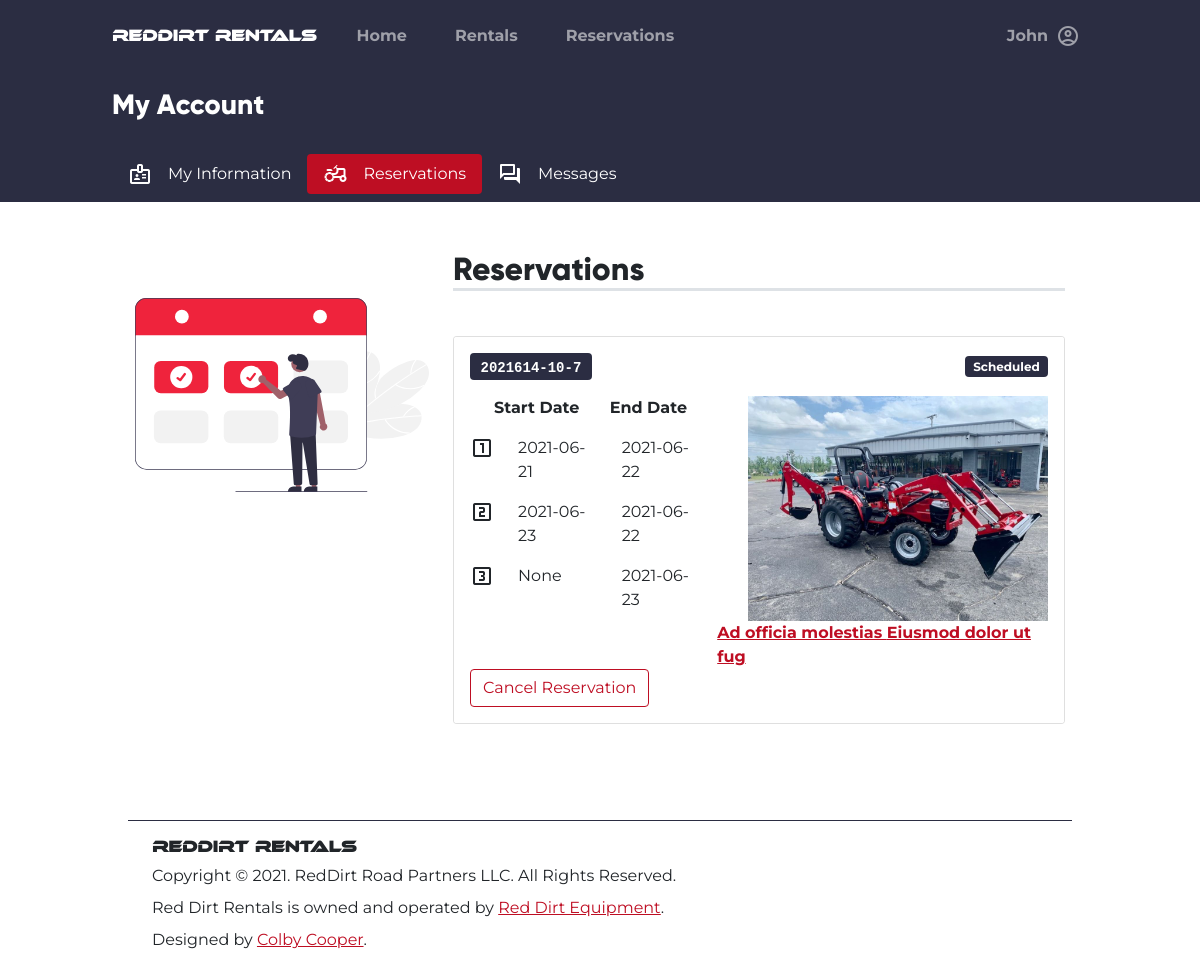
The app's page /account/reservations (signed in), older data.
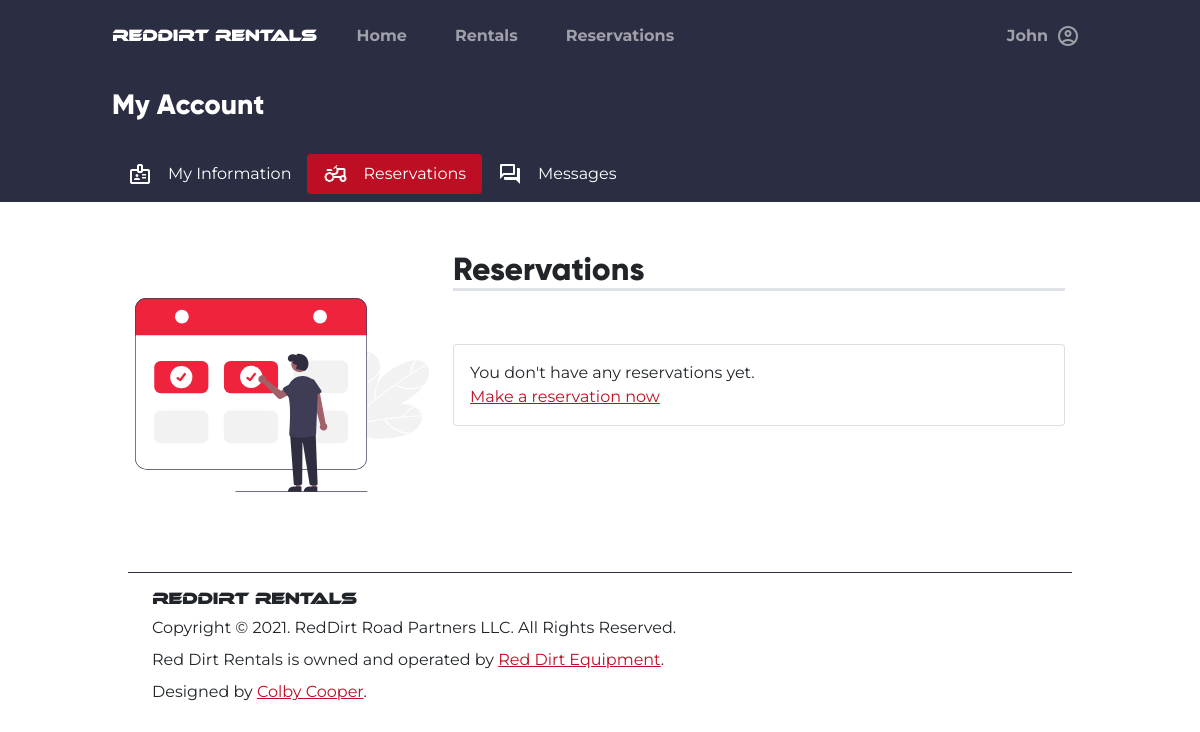
The same page, newer data.
### tables this page shows
CREATE TABLE users (
    id INTEGER PRIMARY KEY AUTOINCREMENT,
    firstname TEXT NOT NULL,
    lastname TEXT NOT NULL,
    phonenumber TEXT NOT NULL,
    email TEXT NOT NULL,
    password BLOB NOT NULL,
    groups TEXT NOT NULL,
    address TEXT NOT NULL,
    city TEXT NOT NULL,
    state TEXT NOT NULL,
    zip TEXT NOT NULL
, token TEXT, token_expire TEXT);

CREATE TABLE reservations (
    id INTEGER PRIMARY KEY AUTOINCREMENT,
    
    confirmation_num TEXT NOT NULL,
    rental_id INT NOT NULL,
    customer_id INT NOT NULL,
    
    pref_start_1 DATE NOT NULL,
    pref_start_2 DATE NOT NULL,
    pref_start_3 DATE NOT NULL,
    pref_end_1 DATE NOT NULL,
    pref_end_2 DATE NOT NULL,
    pref_end_3 DATE NOT NULL,

    status TEXT DEFAULT 'PENDING'
, est_hours TEXT, actual_start DATE, actual_end DATE);

CREATE TABLE inventory (
    id INTEGER PRIMARY KEY AUTOINCREMENT,
    category TEXT,
    make TEXT,
    model TEXT,
    fuel_type TEXT,
    horsepower TEXT, 
    deck_size TEXT,
    implements TEXT,
    stock TEXT,
    drive TEXT,
    rate FLOAT,
    image_paths BLOB,
    job_category TEXT,
    price_range TEXT, 
    is_available INTEGER DEFAULT 1,
    available_on DATE,
    rented_by TEXT,
    rent_queue TEXT,
    is_shown INTEGER DEFAULT 1,
    description TEXT,
    features TEXT
);

### rentals_app/account.py (the view)
@account.route("/reservations")
@login_required
def reservations():
    con, cur = helpers.connect_to_db()
    resv_sql = "SELECT * FROM reservations WHERE customer_id = '{}';".format(
        g.user.userid
    )
    try:
        reservations = cur.execute(resv_sql).fetchall()
        rental_ids = list()
        for x in reservations:
            rental_ids.append(x[2])
        rentals = dict()
        for id in rental_ids:
            rentals[str(id)] = Rental().find_rental(id)
            rentals[str(id)].image_paths = rentals[str(id)].image_paths[
                2 : len(rentals[str(id)].image_paths) - 2
            ]
        return render_template(
            "account/reservations.html", reservations=reservations, rentals=rentals
        )
    except Exception as ex:
        print(ex)
        raise ex
    finally:
        con.close()

### rentals_app/auth.py (called while the page is built)
@auth.before_app_request
def fetch_current_user():
    userid = session.get("userid")
    if userid is None:
        g.user = None
    else:
        g.user = User.find_user(userid)

def login_required(view):
    @functools.wraps(view)
    def wrapped_view(**kwargs):
        if g.user is None:
            return redirect(url_for("auth.login"))
        return view(**kwargs)
    return wrapped_view

### rentals_app/helpers.py (called while the page is built)
def connect_to_db():
    con = sqlite3.connect(DB_PATH)
    return con, con.cursor()

### rentals_app/models/user.py (called while the page is built)
    def find_user(id) -> "User":
        con, cur = helpers.connect_to_db()
        sql = """
        SELECT * FROM users WHERE id='{}'
        """.format(
            id
        )
        try:
            db = cur.execute(sql).fetchone()
            if not db:
                return None
            return User(
                userid=db[0],
                firstname=db[1],
                lastname=db[2],
                phonenumber=db[3],
                email=db[4],
                password=db[5],
                groups=db[6],
                address=db[7],
                city=db[8],
                state=db[9],
                zip=db[10],
            )
        except Exception as ex:
            con.rollback()
            raise ex
        finally:
            con.close()

### rentals_app/templates/account/reservations.html (shortened to what this page needs)
{% extends "Base.html" %}
{% block content %}
<div class="container-fluid bg-dark">
    <div class="row">
        <div class="col-md-10 mx-auto">
            <h3 class="text-white py-3 fw-bold">My Account</h3>
        </div>
    </div>
</div>
{% include 'account_nav.html' %}
<div class="container-fluid">
    <div class="row mx-3">
        <div class="col-md-10 mx-auto my-5">
            <div class="row">
                <div class="d-none d-md-flex col-md-4 flex-column mt-5">
                    <img src="{{ url_for('static', filename='img/reservations_ils.svg') }}"
                         class="img-fluid">
                </div>
                <div class="col col-md-8">
                    <h2 class="border-bottom border-3">Reservations</h2>
                    {% with messages = get_flashed_messages() %} {% if messages %} {% for message in messages %}
                    <div class="form-text text-danger mb-2 fw-bold">
                        {{message}}
                    </div>
                    {% endfor %} {% else %}
                    <div class="form-text text-danger mb-2 fw-bold">
                    </div>
                    {% endif %} {% endwith %}
                    {% if reservations %}
                    {% for reservation in reservations %}
                    <div class="card my-3">
                        <ul class="list-group list-group-flush bg-white">
                            <li class="list-group-item py-3">
                                <div class="d-flex flex-column">
                                    <div class="d-flex flex-row justify-content-between align-items-center">
                                        <p class="badge bg-dark fs-6"><code class="text-white">{{reservation[1]}}</code></p>
                                        <p class="badge bg-dark">{{reservation[10]}}
                                    </div>
                                    <div class="d-flex">
                                        <div class="flex-grow-1">
                                            <div class="row fw-bold">
                                                <p class="col-auto"></p>
                                                <p class="col">Start Date</p>
                                                <p class="col">End Date</p>
                                            </div>
                                            <div class="row">
                                                <p class="col-auto">
                                                    <span class="material-icons-outlined">
                                                    </span>
                                                </p>
                                                <p class="col">{{reservation[4]}}</p>
                                                <p class="col">{{reservation[5]}}</p>
                                            </div>
                                            <div class="row">
                                                <p class="col-auto">
                                                    <span class="material-icons-outlined">
                                                    </span>
                                                </p>
                                                <p class="col">{{reservation[6]}}</p>
                                                <p class="col">{{reservation[7]}}</p>
                                            </div>
                                            <div class="row">
                                                <p class="col-auto">
                                                    <span class="material-icons-outlined">
                                                    </span>
                                                </p>
                                                <p class="col">{{reservation[8]}}</p>
                                                <p class="col">{{reservation[9]}}</p>
                                            </div>
                                        </div>
                                        <div class="ms-3 d-flex flex-column align-items-center">
                                            {% set rental = rentals['%s' % reservation[2]] %}
                                            {% set path = rental['image_paths'] %}
                                            <img src="/static/uploads/{{path}}"
                                                 class="img-fluid align-self-end"
                                                 style="height: auto; width: 300px;">
                                            <p class="mb-0 fw-bold">
                                                <a href="{{url_for('Rentals.details', id=reservation[2]) }}">
                                                    {{ rental['make'] }} {{ rental['model'] }}
                                                </a>
                                            </p>
                                        </div>
                                    </div>
                                </div>
                                <form method="POST"
                                      action="{{ url_for('account.cancel_reservation', conf_no=reservation[1]) }}">
                                    <button type="submit"
                                            class="btn btn-outline-danger">Cancel Reservation</a>
                                </form>
                            </li>
                        </ul>
                    </div>
                    {% endfor %}
                    {% else %}
                    <div class="card p-3 my-4">
                        <p class="mb-0">You don't have any reservations yet.</p>
                        <a href="{{ url_for('Rentals.root')}}">Make a reservation now</a>
                    </div>
                    {% endif %}
                </div>
            </div>
        </div>
    </div>
</div>
{% endblock %}

### rentals_app/templates/base.html (shortened to what this page needs)
<!doctype html>
<html lang="en">
<head>
    <link rel="stylesheet"
          href="https://cdn.jsdelivr.net/npm/fullcalendar@5.7.2/main.css"
>
    <link rel="stylesheet"
          href="{{url_for('static', filename='global.css')}}">
</head>
<body class="bg-white"
      style="overflow-x: hidden;">
    <div class="row mx-0 bg-dark">
        <div class="col-md-10 mx-auto">
            <nav class="navbar navbar-expand-lg navbar-dark bg-dark py-3">
                <a href="{{url_for('index.root')}}"
                   class="navbar-brand">
                    <h6 class="m-0"
                        style="font-family:ethnocentric;">RedDirt Rentals</h6>
                </a>
                <div class="collapse navbar-collapse"
                     id="nav_main">
                    <ul class="navbar-nav w-100">
                        <li class="nav-item mx-3">
                            <a class="nav-link fw-bold"
                               aria-current="page"
                               href="{{ url_for('index.root') }}">Home</a>
                        </li>
                        <li class="nav-item px-3">
                            <a class="nav-link fw-bold"
                               href="{{url_for('Rentals.all_rentals')}}">Rentals</a>
                        </li>
                        <li class="nav-item mx-3">
                            <a class="nav-link fw-bold"
                               href="{{url_for('account.reservations', id=None)}}">Reservations</a>
                        </li>
                        {% if g.user != None %}
                        <li class="nav-item dropdown dropdown-dark ms-lg-auto ms-3">
                            <a class="nav-link dropdown-toggle d-flex flex-row align-items-center fw-bold"
                               href="#"
                               data-bs-toggle="dropdown"
                               aria-expanded="false">
                                <span class="me-2">{{g.user.firstname}}</span>
                                <span class="material-icons-outlined">
                                </span>
                            </a>
                        </li>
                        {% endif %}
                    </ul>
                </div>
            </nav>
        </div>
    </div>
    {% block content %} {% endblock %}
    <div class="row mx-0">
        <div class="col-md-10 mx-auto">
            <footer class="p-3">
                <div class="container mt-3 border-top border-dark pt-3">
                    <h6 class="m-0"
                        style="font-family: ethnocentric;">RedDirt Rentals</h6>
                    <p class="my-2">Copyright &copy; 2021. RedDirt Road Partners LLC. All Rights Reserved.</p>
                    <p class="my-2">Red Dirt Rentals is owned and operated by <a href="https://reddirtequipment.com"
                           target="_blank">Red Dirt Equipment</a>.</p>
                    <p class="mb-2">Designed by <a href="mailto:ccooper@reddirtequipment.com">Colby Cooper</a>.</p>
                </div>
            </footer>
        </div>
    </div>
</body>
</html>

### rentals_app/templates/account_nav.html (shortened to what this page needs)
<div class="container-fluid bg-dark">
    <div class="row">
        <div class="col-md-10 mx-auto my-2">
            <ul class="nav nav-pills"
                id="account_tabs_root">
                <li class="nav-item">
                    <a class="nav-link text-white d-flex flex-row {% if '%s'% request.url_rule == '/account/' %}active{% endif %}"
                       aria-current="page"
                       id="tab_switcher_index"
                       href="{{url_for('account.index')}}">
                        <span class="material-icons-outlined me-3">
                        </span>My Information
                    </a>
                </li>
                <li class="nav-item">
                    <a class="nav-link text-white d-flex flex-row {% if '%s'% request.url_rule == '/account/reservations' %}active{% endif %}"
                       id="tab_switcher_reservations"
                       href="{{url_for('account.reservations')}}">
                        <span class="material-icons-outlined me-3">
                        </span>Reservations
                    </a>
                </li>
                <li class="nav-item">
                    <a class="nav-link text-white d-flex flex-row {% if '%s'% request.url_rule == '/account/messages' %}active{% endif %}"
                       id="tab_switcher_reservations"
                       href="{{url_for('account.render_messages')}}">
                        <span class="material-icons-outlined me-3">
                        </span>Messages
                    </a>
                </li>
            </ul>
        </div>
    </div>
</div>

Row changes from the older to the newer data that the page shows:
no longer on this page (row edited): reservations: confirmation_num "2021614-10-7", status "Scheduled", pref_start_1 "2021-06-21", pref_start_2 "2021-06-22", pref_start_3 "2021-06-23", pref_end_1 "2021-06-22", pref_end_2 "None", pref_end_3 "2021-06-23"
no longer on this page (row unchanged): inventory: make "Ad officia molestias", model "Eiusmod dolor ut fug"
Text that changed along with them:
text now shown: "You don't have any reservations yet. Make a reservation now"
